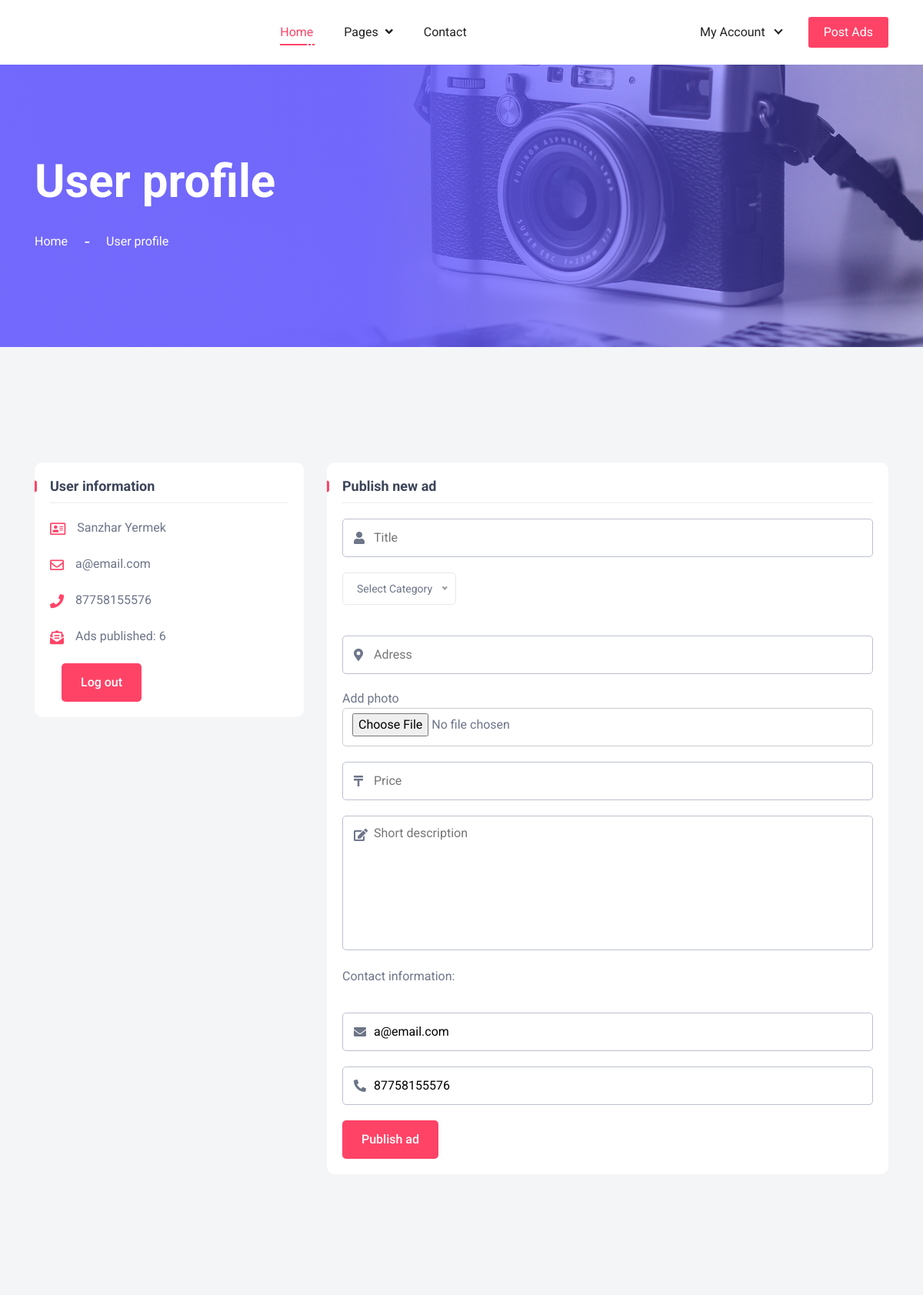
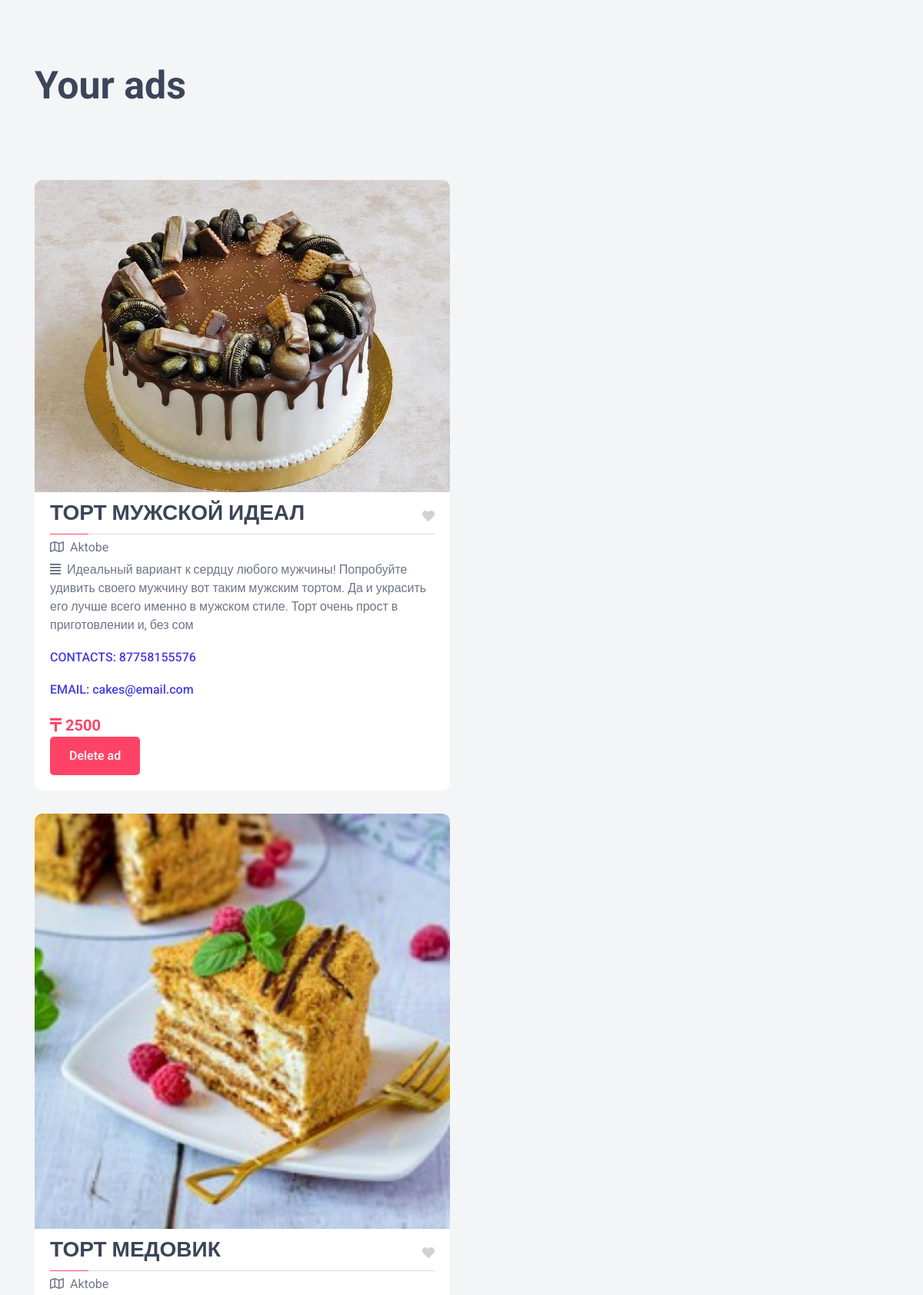
The page /my-ads.php?userid=1 (signed in, upper part) on the database its author committed (2 pictures, top to bottom).
### tables this page shows
CREATE TABLE `users` (
  `user_id` int(11) NOT NULL,
  `first_name` varchar(30) NOT NULL,
  `last_name` varchar(30) NOT NULL,
  `email` varchar(50) NOT NULL,
  `phone` varchar(30) NOT NULL,
  `password` varchar(40) NOT NULL
);

CREATE TABLE `ads` (
  `ad_id` int(11) NOT NULL,
  `owner_id` int(11) NOT NULL,
  `category_id` int(11) NOT NULL,
  `title` varchar(200) NOT NULL,
  `photo` varchar(200) NOT NULL,
  `price` varchar(65) NOT NULL,
  `description` varchar(200) NOT NULL,
  `email` varchar(200) NOT NULL,
  `phone` varchar(200) NOT NULL,
  `location` varchar(200) NOT NULL
);

### my-ads.php (the view, shortened to what this page needs)
<?php
	include('connection.php');
		?>
<!doctype html>
<html class="no-js" lang="en">
<head>
    <link rel="stylesheet" href="assets/css/nice-select.css">
    <link rel="stylesheet" href="assets/css/all.min.css">
    <link rel="stylesheet" href="assets/css/bootstrap.min.css">
    <link rel="stylesheet" href="assets/css/default.css">
    <link rel="stylesheet" href="assets/css/style.css">
</head>
<body class="gray-bg">
    <header class="header_area">
        <div class="header_navbar">
            <div class="container">
                <nav class="navbar navbar-expand-lg">
                    <div class="collapse navbar-collapse sub-menu-bar" id="navbarSupportedContent">
                        <ul class="navbar-nav m-auto">
                            <li>
                                <a class="active" href="index.html">Home <span class="line"></span></a>
                            </li>
                            <li>
                                <a href="#">Pages <i class="fa fa-angle-down"></i> <span class="line"></span></a>
                            </li>
                            <li><a href="contact.php">Contact <span class="line"></span></a></li>
                        </ul>
                    </div>
                    <div class="navbar_btn">
                        <ul>
                            <li>
                                <div class="dropdown">
                                    <a href="#" class="dropdown-toggle" id="dropdownMenuLink" data-toggle="dropdown" aria-haspopup="true" aria-expanded="fasse">My Account</a>
                                </div>
                            </li>
                            <li><a class="sign-up" href="login.php">Post Ads</a></li>
                        </ul>
                    </div>
                </nav>
            </div>
        </div>
        <div class="page_banner bg_cover" style="background-image: url(assets/images/page-banner.jpg)">
            <div class="container">
                <div class="page_banner_content">
                    <h3 class="title">User profile</h3>
                    <ul class="breadcrumb">
                        <li><a href="index.html">Home</a></li>
                        <li>User profile</li>
                    </ul>
                </div>
            </div>
        </div>
    </header>
    <section class="contact_page pt-120 pb-120">
        <div class="container">
            <div class="row">
				<?php
				$url=$_GET['userid'];
				$query=mysqli_query($conn,"select * from `users` where user_id='$url'");
				while($row=mysqli_fetch_array($query)){
				?>
				<div class="col-lg-4">
                    <div class="contact_info">
                        <div class="contact_title mt-30">
                            <h5 class="title">User information</h5>
                        </div>
                        <div class="single_info d-flex">
                            <div class="info_icon">
                                <i class="far fa-address-card"></i>
                            </div>
                            <div class="info_content media-body">
                                <p><?php echo $row['first_name']; echo " "; echo $row['last_name']; ?></p>
                            </div>
                        </div>
                        <div class="single_info d-flex">
                            <div class="info_icon">
                                <i class="far fa-envelope"></i>
                            </div>
                            <div class="info_content media-body">
                                <p><?php echo $row['email']; ?></p>
                            </div>
                        </div>
                        <div class="single_info d-flex">
                            <div class="info_icon">
                                <i class="fas fa-phone"></i>
                            </div>
                            <div class="info_content media-body">
                                <p><?php echo $row['phone']; ?></p>
                            </div>
                        </div>
                        <div class="single_info d-flex">
                            <div class="info_icon">
                                <i class="fas fa-envelope-open-text"></i>
                            </div>
                            <div class="info_content media-body">
							<?php
							$counter = mysqli_query($conn, "SELECT COUNT(*) as Count FROM ads WHERE owner_id='$url'");
							while($rows=mysqli_fetch_array($counter)){
							?>
							<p>Ads published: <?php echo $rows["Count"]; }?></p>
                            </div>
                        </div>
						<div class="single_info d-flex">
                            <div class="info_content media-body">
								<form  method="post">
									<div class="single_form">
										<button type="submit" class="main-btn" name="logout">Log out</button>
									</div>
								</form>
                            </div>
                        </div>
                    </div>
                </div>
                <div class="col-lg-8">
                    <div class="contact_form mt-30">
                        <div class="contact_title">
                            <h5 class="title">Publish new ad </h5>
                        </div>
                        <form method="post" enctype='multipart/form-data'>
                            <div class="contact_form_wrapper">
                                <div class="row">
                                    <div class="col-md-12">
                                        <div class="single_form">
                                            <input type="text" name="title" placeholder="Title" required>
                                            <i class="fas fa-user"></i>
                                        </div>
                                    </div>
									<div style=" padding: 20px 15px;" class="col-md-12">
									</div>
									<div class="col-md-12">
                                        <div class="single_form">
                                            <input type="text" name="location" placeholder="Adress" required>
                                            <i class="fas fa-map-marker-alt"></i>
                                        </div>
                                    </div>
									<div class="col-md-12">
                                        <div class="single_form">
											<p>Add photo</p>
                                            <input style="display: none; border: 1px solid #ccc; display: inline-block; padding: 6px 12px;cursor: pointer;" type="file" name="image" placeholder="Add photo">
                                        </div>
                                    </div>
									<div class="col-md-12">
                                        <div class="single_form">
                                            <input type="text" name="price" placeholder="Price" required>
                                            <i class="fas fa-tenge"></i>
                                        </div>
                                    </div>
									<div class="col-md-12">
                                        <div class="single_form">
                                            <textarea name="description" placeholder="Short description"></textarea>
                                            <i class="fas fa-edit"></i>
                                        </div>
                                    </div>
									<p style=" padding: 15px 15px;">Contact information:</p>
                                    <div class="col-md-12">
                                        <div class="single_form">
                                            <input type="email" name="email" value="<?php echo $row['email']; ?>" required>
                                            <i class="fas fa-envelope"></i>
                                        </div>
                                    </div>
									<div class="col-md-12">
                                        <div class="single_form">
                                            <input type="phone;" name="phone" value="<?php echo $row['phone']; ?>" enctype="multipart/form-data" required>
                                            <i class="fas fa-phone-alt"></i>
                                        </div>
                                    </div>
                                    <div class="col-md-12">
                                        <div class="single_form">
											<button type="submit" class="main-btn" name="image">Publish ad</button>
                                        </div>
                                    </div>
                                </div>
                            </div>
                        </form>
                    </div>
                </div>
            </div>
        </div>
    </section>
	<?php
				}
			?>
    <section class="published_area pt-115">
        <div class="container">
            <div class="row">
                <div class="col-lg-6">
                    <div class="section_title pb-15">
                        <h3 class="title">Your ads</h3>
						<br><br>
                    </div>
                </div>
            </div>
			<?php
				$user_id = $_GET['userid'];
				$allads=mysqli_query($conn,"select * from `ads` where owner_id='$user_id'");
				while($row2=mysqli_fetch_array($allads)){
			?>
            <div class="published_wrapper">
                <div class="row">
                    <div style="width: 500px;" class="col-lg-6 col-sm-12">
                        <div class="single_ads_card mt-30">
                            <div class="ads_card_image">
                                <img src="<?php echo $row2['photo']; ?>">
                            </div>
                            <div class="ads_card_content">
                                <div class="meta d-flex justify-content-between">
                                    <h3><?php echo $row2['title']; ?></h3>
                                    <a class="like" href="#"><i class="fas fa-heart"></i></a>
                                </div>
                                <p><i class="far fa-map"></i><?php echo $row2['location']; ?></p>
								<p><i class="fas fa-align-justify"></i><?php echo $row2['description']; ?></p>
								<h4 class="title"><a href="#">CONTACTS: <?php echo $row2['phone']; ?></a></h4>
								<h4 class="title"><a href="#">EMAIL: <?php echo $row2['email']; ?></a></h4>
                                <div class="ads_price_date d-flex justify-content-between">
                                    <span class="price"><i class="fas fa-tenge"></i> <?php echo $row2['price']; ?></span>
                                </div>
								<form  method="post">
									<div class="single_form">
										<button type="submit" class="main-btn" name="<?php echo $row2['ad_id'] ?>">Delete ad</button>
									</div>
								</form>
                            </div>
                        </div>
                    </div>
                </div>
            </div>
			<?php
				}
			?>
        </div>
    </section>
</body>
</html>

### assets/css/default.css (style rules this page uses)
.mt-30 { margin-top: 30px; }
.pt-115 { padding-top: 115px; }
.pt-120 { padding-top: 120px; }
.pb-15 { padding-bottom: 15px; }
.pb-120 { padding-bottom: 120px; }
.gray-bg { background: #F4F5F7; }

### rows shown on the page
users: first_name "Sanzhar", last_name "Yermek", email "a@email.com", phone "87758155576", Count "6"
ads: photo (picture), title "ТОРТ МУЖСКОЙ ИДЕАЛ", location "Aktobe", description "Идеальный вариант к сердцу любого мужчины! Попробуйте удивить своего мужчину вот таким мужским тортом. Да и украсить его лучше всего именно в мужском стиле. Торт очень прост в приготовлении и, без сом", phone "87758155576", email "cakes@email.com", price "2500"
ads: photo (picture), title "ТОРТ МЕДОВИК", location "Aktobe"
